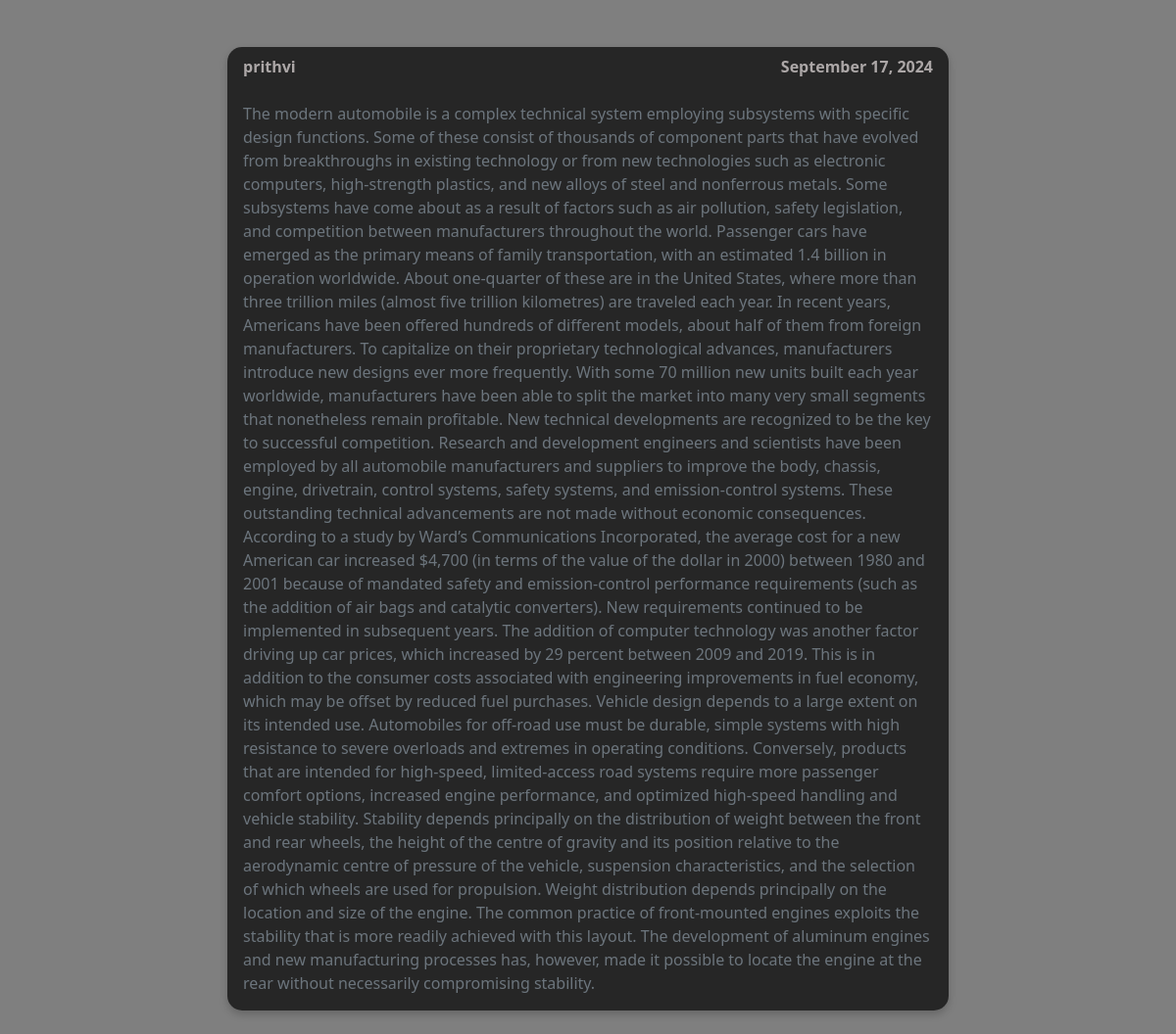
/automotive-design/, run on the app's committed database.
### pittesh/models.py (models this page shows, shortened)
class Post(models.Model):
    title = models.CharField(max_length=300,unique=True)
    slug = models.SlugField(max_length=300,unique=True)
    author = models.ForeignKey(User,on_delete=models.CASCADE,related_name='pittesh_post')
    content = models.TextField()
    updated_on = models.DateTimeField(auto_now=True)
    created_on = models.DateTimeField(auto_now_add=True)
    status = models.IntegerField(choices=STATUS,default=0)
    class Meta:
        ordering = ['-created_on']

### pittesh/views.py (the view)
# urls.py: path('<slug:slug>/',views.PostDetail.as_view(),name='post_detail'),
class PostDetail(generic.DetailView):
    model = Post
    template_name = 'pittesh/detail.html'

### templates/pittesh/detail.html (shortened to what this page needs)
<!doctype html>
<html lang="en">
  <head>
    <link href="https://cdn.jsdelivr.net/npm/bootstrap@5.3.3/dist/css/bootstrap.min.css" rel="stylesheet">
  </head>
  <body>
    <div class="overlay"></div>
    <div class="container mt-5">
      <div class="row">
        <div class="col-lg-8 mx-auto">
          <div class="card mb-4">
            <div class="card-header d-flex justify-content-between align-items-center">
              <span>{{ post.author }}</span>
              <span class="text">{{ post.created_on|date:"F d, Y" }}</span>
            </div>
            <div class="card-body">
              <p class="card-text">{{ post.content | safe }}</p>
            </div>
          </div>
        </div>
      </div>
    </div>
  </body>
</html>

### templates/pittesh/detail.html (style rules this page uses)
body { background-image: url('https://images.drivespark.com/webp/ph-big/2020/05/2020-mercedes-amg-gt-r-coupe-exterior-1.jpg'); background-size: cover; background-position: center; background-repeat: no-repeat; background-attachment: fixed; height: 100vh; margin: 0; }
.overlay { position: fixed; top: 0; left: 0; right: 0; bottom: 0; background-color: rgba(0, 0, 0, 0.5); z-index: -1; }
.card { border: none; border-radius: 15px; background-color: rgba(0, 0, 0, 0.7); box-shadow: 0 4px 8px rgba(0, 0, 0, 0.2); animation: shake 0.5s infinite; }
.card-header { background-color: transparent; font-weight: bold; border-bottom: none; }
.card-body { display: flex; flex-direction: column; align-items: center; height: auto; margin-top: auto; }
.card-body p { color: #6c757d; }
.text, span { color: rgb(172, 167, 167); }

### data on the page
Post: author "prithvi", created_on "September 17, 2024", content "The modern automobile is a complex technical system employing subsystems with specific design functions. Some of these consist of thousands of component parts that have evolved from breakthroughs in existing technology or from new technologies such as electronic computers, high-strength plastics, and new alloys of steel and nonferrous metals. Some subsystems have come about as a result of factors such as air pollution, safety legislation, and competition between manufacturers throughout the world. Passenger cars have emerged as the primary means of family transportation, with an estimated 1.4 billion in operation worldwide. About one-quarter of these are in the United States, where more…"
